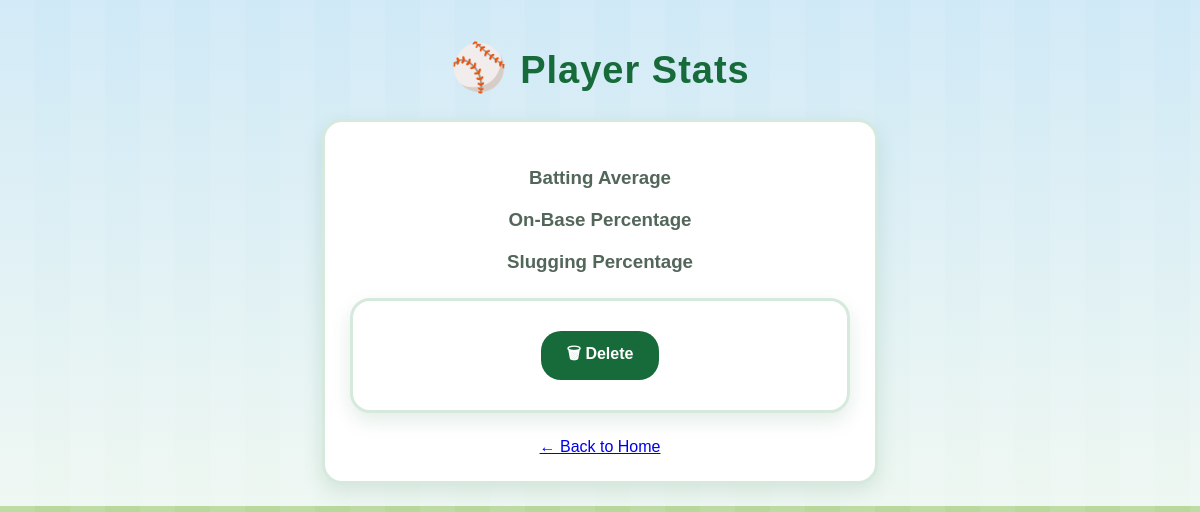
Before: /player/18 with the older database file.
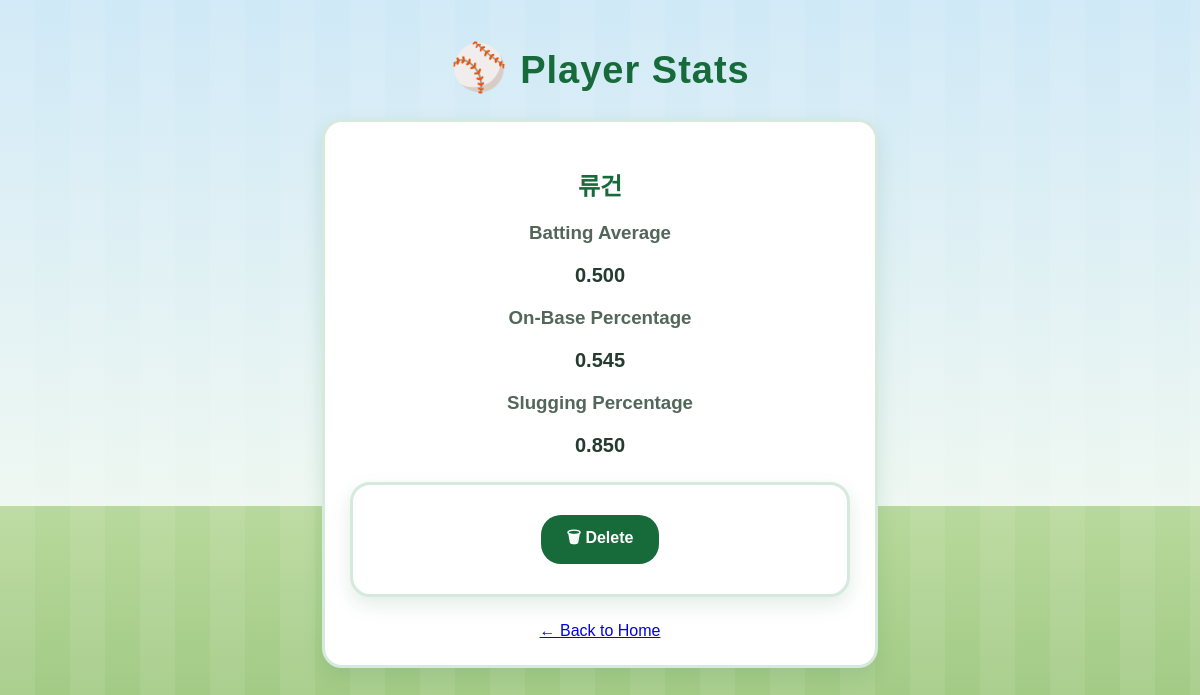
After: the same page with the newer database file.
### tables this page shows
CREATE TABLE players(
    id INTEGER PRIMARY KEY AUTOINCREMENT,
    player TEXT,
    average TEXT,
    obp TEXT,
    slg TEXT
    );

### app.py (the view)
@app.route("/player/<int:player_id>")
def player_detail(player_id):
    cursor.execute(
        "SELECT player, average, obp, slg FROM players WHERE id = ?",
        (player_id,)
    )
    player = cursor.fetchone()
    return render_template("player.html", player=player)

### templates/player.html (shortened to what this page needs)
<!DOCTYPE html>
<html lang="en">
<head>
    <link rel="stylesheet" href="{{ url_for('static', filename='style.css') }}">
</head>
<body>
    <h1>⚾ Player Stats</h1>
    <div class="result-card">
        <h2>{{ player[0] }}</h2>
        <h3>Batting Average</h3>
        <p>{{ player[1] }}</p>
        <h3>On-Base Percentage</h3>
        <p>{{ player[2] }}</p>
        <h3>Slugging Percentage</h3>
        <p>{{ player[3] }}</p>
        <form action="/player/{{ request.view_args.player_id }}/delete" method="POST">
            <button type="submit">🗑 Delete</button>
        </form>
        <a href="/">← Back to Home</a>
    </div>
</body>
</html>

### static/style.css (style rules this page uses)
body { font-family: Arial, sans-serif; background: repeating-linear-gradient( to right, rgba(255, 255, 255, 0.08) 0px, rgba(255, 255, 255, 0.08) 35px, transparent 35px, transparent 70px ), linear-gradient( to bottom, #cfe9f7 0%, #eef7f1 57.5%, #b8d99c 57.5%, #8fbd70 100% ); text-align: center; margin: 40px; color: #243b2f; min-height: 100vh; }
h1 { color: #176b3a; font-size: 38px; margin-bottom: 8px; letter-spacing: 1px; }
h1::first-letter { font-size: 46px; }
form { background-color: white; max-width: 460px; margin: 25px auto; padding: 30px; border-radius: 20px; border: 3px solid #d5eadc; box-shadow: 0 8px 20px rgba(23, 107, 58, 0.12); }
button { padding: 11px 26px; font-size: 16px; font-weight: bold; color: white; background-color: #176b3a; border: none; border-radius: 20px; cursor: pointer; transition: 0.3s; }
.result-card { background-color: white; max-width: 500px; margin: 25px auto; padding: 25px; border-radius: 20px; border: 3px solid #d5eadc; box-shadow: 0 8px 20px rgba(23, 107, 58, 0.12); }
.result-card h2 { color: #176b3a; margin-bottom: 20px; }
.result-card h3 { color: #52665a; margin-bottom: 5px; }
.result-card h3 ::before { content: "⚾ "; }
.result-card p { font-size: 20px; font-weight: bold; color: #243b2f; }

Changed rows visible on the page:
added players: player "류건", average "0.500", obp "0.545", slg "0.850"
